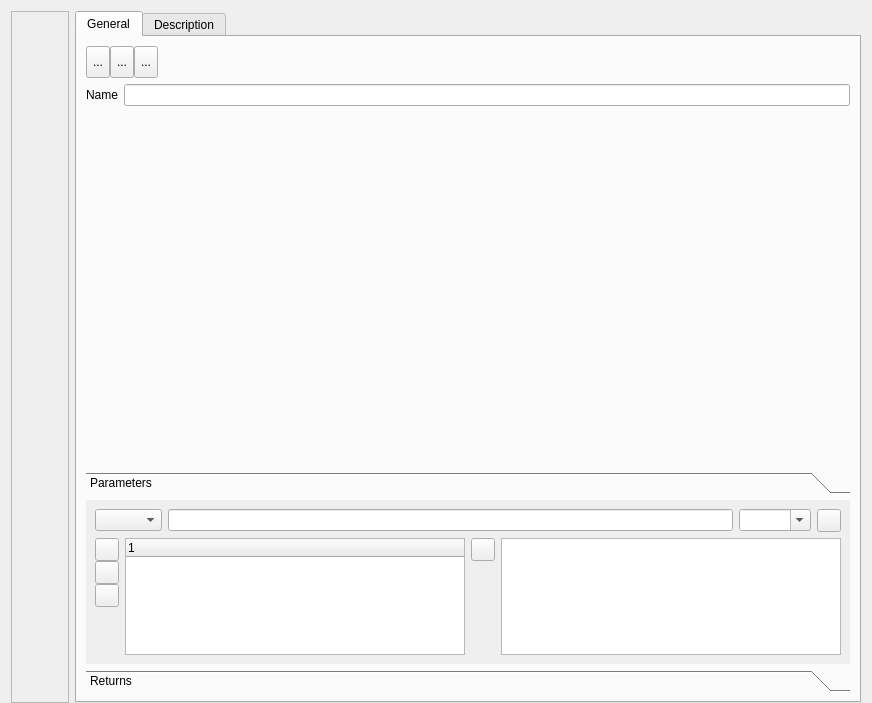
<?xml version="1.0" encoding="UTF-8"?>
<ui version="4.0">
 <class>ProcedureForm</class>
 <widget class="QWidget" name="ProcedureForm">
  <property name="geometry">
   <rect>
    <x>0</x>
    <y>0</y>
    <width>872</width>
    <height>703</height>
   </rect>
  </property>
  <property name="windowTitle">
   <string>Form</string>
  </property>
  <layout class="QHBoxLayout" name="horizontalLayout_2">
   <property name="bottomMargin">
    <number>0</number>
   </property>
   <item>
    <widget class="QFrame" name="frameForUnlockButton">
     <property name="maximumSize">
      <size>
       <width>59</width>
       <height>16777215</height>
      </size>
     </property>
     <property name="frameShape">
      <enum>QFrame::StyledPanel</enum>
     </property>
     <property name="frameShadow">
      <enum>QFrame::Raised</enum>
     </property>
     <layout class="QVBoxLayout" name="verticalLayout">
      <property name="spacing">
       <number>0</number>
      </property>
      <property name="margin">
       <number>0</number>
      </property>
      <item>
       <widget class="QToolButton" name="btnLock">
        <property name="text">
         <string/>
        </property>
        <property name="iconSize">
         <size>
          <width>48</width>
          <height>48</height>
         </size>
        </property>
        <property name="checkable">
         <bool>true</bool>
        </property>
        <property name="popupMode">
         <enum>QToolButton::InstantPopup</enum>
        </property>
        <property name="autoRaise">
         <bool>true</bool>
        </property>
       </widget>
      </item>
      <item>
       <widget class="QToolButton" name="btnUndelete">
        <property name="toolTip">
         <string>This object was deleted in a Patch. Click this button to Undelete it.</string>
        </property>
        <property name="text">
         <string/>
        </property>
        <property name="icon">
         <iconset resource="../dbm.qrc">
          <normaloff>:/images/actions/images/small/gnome_undelete.png</normaloff>:/images/actions/images/small/gnome_undelete.png</iconset>
        </property>
        <property name="iconSize">
         <size>
          <width>48</width>
          <height>48</height>
         </size>
        </property>
        <property name="checkable">
         <bool>false</bool>
        </property>
        <property name="popupMode">
         <enum>QToolButton::InstantPopup</enum>
        </property>
        <property name="autoRaise">
         <bool>true</bool>
        </property>
       </widget>
      </item>
      <item>
       <spacer name="verticalSpacer_2">
        <property name="orientation">
         <enum>Qt::Vertical</enum>
        </property>
        <property name="sizeHint" stdset="0">
         <size>
          <width>20</width>
          <height>40</height>
         </size>
        </property>
       </spacer>
      </item>
     </layout>
    </widget>
   </item>
   <item>
    <widget class="QWidget" name="grpContent" native="true">
     <layout class="QVBoxLayout" name="verticalLayout_2">
      <property name="margin">
       <number>0</number>
      </property>
      <item>
       <widget class="QTabWidget" name="tabWidget">
        <property name="currentIndex">
         <number>0</number>
        </property>
        <widget class="QWidget" name="tab">
         <attribute name="title">
          <string>General</string>
         </attribute>
         <layout class="QVBoxLayout" name="verticalLayout_6">
          <item>
           <layout class="QHBoxLayout" name="horizontalLayout_3">
            <property name="spacing">
             <number>0</number>
            </property>
            <item>
             <widget class="QToolButton" name="btnLoad">
              <property name="maximumSize">
               <size>
                <width>32</width>
                <height>32</height>
               </size>
              </property>
              <property name="toolTip">
               <string>Load a .SQL file</string>
              </property>
              <property name="text">
               <string>...</string>
              </property>
              <property name="icon">
               <iconset resource="../dbm.qrc">
                <normaloff>:/images/actions/images/actions/fileopen.png</normaloff>:/images/actions/images/actions/fileopen.png</iconset>
              </property>
              <property name="iconSize">
               <size>
                <width>24</width>
                <height>24</height>
               </size>
              </property>
             </widget>
            </item>
            <item>
             <widget class="QToolButton" name="btnSave">
              <property name="maximumSize">
               <size>
                <width>32</width>
                <height>32</height>
               </size>
              </property>
              <property name="toolTip">
               <string>Save the script to a .SQL file</string>
              </property>
              <property name="text">
               <string>...</string>
              </property>
              <property name="icon">
               <iconset resource="../dbm.qrc">
                <normaloff>:/images/actions/images/actions/filesave.png</normaloff>:/images/actions/images/actions/filesave.png</iconset>
              </property>
             </widget>
            </item>
            <item>
             <widget class="QToolButton" name="btnInject">
              <property name="maximumSize">
               <size>
                <width>32</width>
                <height>32</height>
               </size>
              </property>
              <property name="toolTip">
               <string>Inject this procedure in a database</string>
              </property>
              <property name="text">
               <string>...</string>
              </property>
              <property name="icon">
               <iconset resource="../dbm.qrc">
                <normaloff>:/images/actions/images/small/database.png</normaloff>:/images/actions/images/small/database.png</iconset>
              </property>
              <property name="iconSize">
               <size>
                <width>24</width>
                <height>24</height>
               </size>
              </property>
             </widget>
            </item>
            <item>
             <spacer name="horizontalSpacer">
              <property name="orientation">
               <enum>Qt::Horizontal</enum>
              </property>
              <property name="sizeHint" stdset="0">
               <size>
                <width>40</width>
                <height>20</height>
               </size>
              </property>
             </spacer>
            </item>
           </layout>
          </item>
          <item>
           <layout class="QFormLayout" name="formLayout_2">
            <property name="fieldGrowthPolicy">
             <enum>QFormLayout::AllNonFixedFieldsGrow</enum>
            </property>
            <item row="0" column="0">
             <widget class="QLabel" name="lblProcName">
              <property name="text">
               <string>Name</string>
              </property>
             </widget>
            </item>
            <item row="0" column="1">
             <widget class="QLineEdit" name="txtProcName"/>
            </item>
           </layout>
          </item>
          <item>
           <widget class="QToolBox" name="grpParameters">
            <property name="sizePolicy">
             <sizepolicy hsizetype="Preferred" vsizetype="Fixed">
              <horstretch>0</horstretch>
              <verstretch>0</verstretch>
             </sizepolicy>
            </property>
            <property name="maximumSize">
             <size>
              <width>16777215</width>
              <height>220</height>
             </size>
            </property>
            <widget class="QWidget" name="grpParametersPage1">
             <property name="geometry">
              <rect>
               <x>0</x>
               <y>0</y>
               <width>767</width>
               <height>160</height>
              </rect>
             </property>
             <attribute name="icon">
              <iconset resource="../dbm.qrc">
               <normaloff>:/images/actions/images/small/advanced-icon.png</normaloff>:/images/actions/images/small/advanced-icon.png</iconset>
             </attribute>
             <attribute name="label">
              <string>Parameters</string>
             </attribute>
             <layout class="QVBoxLayout" name="verticalLayout_3">
              <item>
               <layout class="QHBoxLayout" name="horizontalLayout_5">
                <item>
                 <widget class="QComboBox" name="cmbParameterDirection">
                  <property name="toolTip">
                   <string>&lt;html&gt;&lt;head/&gt;&lt;body&gt;&lt;p&gt;The type of this parameter:&lt;/p&gt;&lt;ul style=&quot;margin-top: 0px; margin-bottom: 0px; margin-left: 0px; margin-right: 0px; -qt-list-indent: 1;&quot;&gt;&lt;li style=&quot; margin-top:12px; margin-bottom:0px; margin-left:0px; margin-right:0px; -qt-block-indent:0; text-indent:0px;&quot;&gt;&lt;span style=&quot; font-weight:600;&quot;&gt;IN&lt;/span&gt; This is an incoming parameter. Passed in to the function. &lt;/li&gt;&lt;li style=&quot; margin-top:0px; margin-bottom:12px; margin-left:0px; margin-right:0px; -qt-block-indent:0; text-indent:0px;&quot;&gt;&lt;span style=&quot; font-weight:600;&quot;&gt;OUT&lt;/span&gt; This parameter is an outgoing parameter. Will be used in the caller &lt;/li&gt;&lt;li style=&quot; margin-top:0px; margin-bottom:12px; margin-left:0px; margin-right:0px; -qt-block-indent:0; text-indent:0px;&quot;&gt;&lt;span style=&quot; font-weight:600;&quot;&gt;INOUT&lt;/span&gt; Same parameter used for in and output operations&lt;/li&gt;&lt;/ul&gt;&lt;/body&gt;&lt;/html&gt;</string>
                  </property>
                  <item>
                   <property name="text">
                    <string/>
                   </property>
                  </item>
                  <item>
                   <property name="text">
                    <string>IN</string>
                   </property>
                  </item>
                  <item>
                   <property name="text">
                    <string>OUT</string>
                   </property>
                  </item>
                  <item>
                   <property name="text">
                    <string>INOUT</string>
                   </property>
                  </item>
                 </widget>
                </item>
                <item>
                 <widget class="QLineEdit" name="txtParamName">
                  <property name="toolTip">
                   <string>The name of the parameter</string>
                  </property>
                 </widget>
                </item>
                <item>
                 <widget class="QComboBox" name="cmbParameterType">
                  <property name="toolTip">
                   <string>The type of the parameter</string>
                  </property>
                  <property name="editable">
                   <bool>true</bool>
                  </property>
                 </widget>
                </item>
                <item>
                 <widget class="QToolButton" name="btnAddParameter">
                  <property name="text">
                   <string/>
                  </property>
                  <property name="icon">
                   <iconset resource="../dbm.qrc">
                    <normaloff>:/images/actions/images/small/add.png</normaloff>:/images/actions/images/small/add.png</iconset>
                  </property>
                 </widget>
                </item>
               </layout>
              </item>
              <item>
               <layout class="QHBoxLayout" name="horizontalLayout_8">
                <item>
                 <layout class="QVBoxLayout" name="verticalLayout_4">
                  <property name="spacing">
                   <number>0</number>
                  </property>
                  <item>
                   <widget class="QToolButton" name="btnMoveParameterUp">
                    <property name="text">
                     <string/>
                    </property>
                    <property name="icon">
                     <iconset resource="../dbm.qrc">
                      <normaloff>:/images/actions/images/small/up.png</normaloff>:/images/actions/images/small/up.png</iconset>
                    </property>
                   </widget>
                  </item>
                  <item>
                   <widget class="QToolButton" name="btnMoveParameterDown">
                    <property name="text">
                     <string/>
                    </property>
                    <property name="icon">
                     <iconset resource="../dbm.qrc">
                      <normaloff>:/images/actions/images/small/down.png</normaloff>:/images/actions/images/small/down.png</iconset>
                    </property>
                   </widget>
                  </item>
                  <item>
                   <widget class="QToolButton" name="btnDeleteParameter">
                    <property name="text">
                     <string/>
                    </property>
                    <property name="icon">
                     <iconset resource="../dbm.qrc">
                      <normaloff>:/images/actions/images/small/remove.png</normaloff>:/images/actions/images/small/remove.png</iconset>
                    </property>
                   </widget>
                  </item>
                  <item>
                   <spacer name="verticalSpacer">
                    <property name="orientation">
                     <enum>Qt::Vertical</enum>
                    </property>
                    <property name="sizeHint" stdset="0">
                     <size>
                      <width>20</width>
                      <height>40</height>
                     </size>
                    </property>
                   </spacer>
                  </item>
                 </layout>
                </item>
                <item>
                 <widget class="QTreeWidget" name="lstParameters">
                  <column>
                   <property name="text">
                    <string notr="true">1</string>
                   </property>
                  </column>
                 </widget>
                </item>
                <item>
                 <layout class="QVBoxLayout" name="verticalLayout_5">
                  <property name="spacing">
                   <number>0</number>
                  </property>
                  <item>
                   <widget class="QToolButton" name="btnShowDescriptionField">
                    <property name="toolTip">
                     <string>Edit the description of the parameter</string>
                    </property>
                    <property name="text">
                     <string/>
                    </property>
                    <property name="icon">
                     <iconset resource="../dbm.qrc">
                      <normaloff>:/images/actions/images/small/pencil3.png</normaloff>:/images/actions/images/small/pencil3.png</iconset>
                    </property>
                    <property name="checkable">
                     <bool>true</bool>
                    </property>
                    <property name="checked">
                     <bool>false</bool>
                    </property>
                   </widget>
                  </item>
                  <item>
                   <spacer name="verticalSpacer_3">
                    <property name="orientation">
                     <enum>Qt::Vertical</enum>
                    </property>
                    <property name="sizeHint" stdset="0">
                     <size>
                      <width>20</width>
                      <height>40</height>
                     </size>
                    </property>
                   </spacer>
                  </item>
                 </layout>
                </item>
                <item>
                 <widget class="QTextEdit" name="txtParamDesc">
                  <property name="toolTip">
                   <string>Type in a detailed description for the parameter</string>
                  </property>
                  <property name="documentTitle">
                   <string>Description</string>
                  </property>
                 </widget>
                </item>
               </layout>
              </item>
              <item>
               <layout class="QHBoxLayout" name="horizontalLayout_4"/>
              </item>
             </layout>
            </widget>
            <widget class="QWidget" name="page">
             <property name="geometry">
              <rect>
               <x>0</x>
               <y>0</y>
               <width>767</width>
               <height>152</height>
              </rect>
             </property>
             <attribute name="icon">
              <iconset resource="../dbm.qrc">
               <normaloff>:/images/actions/images/small/arrow-return-down-left-icon.png</normaloff>:/images/actions/images/small/arrow-return-down-left-icon.png</iconset>
             </attribute>
             <attribute name="label">
              <string>Returns</string>
             </attribute>
             <layout class="QVBoxLayout" name="verticalLayout_8">
              <item>
               <layout class="QFormLayout" name="formLayout_3">
                <property name="fieldGrowthPolicy">
                 <enum>QFormLayout::AllNonFixedFieldsGrow</enum>
                </property>
                <item row="0" column="0">
                 <widget class="QLabel" name="lblReturnType">
                  <property name="text">
                   <string>Return type</string>
                  </property>
                 </widget>
                </item>
                <item row="0" column="1">
                 <widget class="QComboBox" name="cmbReturnType">
                  <property name="editable">
                   <bool>true</bool>
                  </property>
                 </widget>
                </item>
                <item row="1" column="0">
                 <widget class="QLabel" name="lblReturnType_2">
                  <property name="text">
                   <string>Explain the return value</string>
                  </property>
                 </widget>
                </item>
                <item row="1" column="1">
                 <widget class="QTextEdit" name="txtReturnExplanation">
                  <property name="sizePolicy">
                   <sizepolicy hsizetype="Expanding" vsizetype="Fixed">
                    <horstretch>0</horstretch>
                    <verstretch>0</verstretch>
                   </sizepolicy>
                  </property>
                  <property name="maximumSize">
                   <size>
                    <width>16777215</width>
                    <height>100</height>
                   </size>
                  </property>
                 </widget>
                </item>
               </layout>
              </item>
             </layout>
            </widget>
           </widget>
          </item>
          <item>
           <layout class="QHBoxLayout" name="horizontalLayout">
            <property name="spacing">
             <number>0</number>
            </property>
           </layout>
          </item>
         </layout>
        </widget>
        <widget class="QWidget" name="tab_2">
         <attribute name="icon">
          <iconset resource="../dbm.qrc">
           <normaloff>:/images/actions/images/actions/note.png</normaloff>:/images/actions/images/actions/note.png</iconset>
         </attribute>
         <attribute name="title">
          <string>Description</string>
         </attribute>
         <layout class="QFormLayout" name="formLayout">
          <item row="1" column="1">
           <widget class="QTextEdit" name="txtDescription"/>
          </item>
          <item row="1" column="0">
           <widget class="QLabel" name="label">
            <property name="text">
             <string>Description</string>
            </property>
           </widget>
          </item>
          <item row="0" column="0">
           <widget class="QLabel" name="lblBrief">
            <property name="text">
             <string>Brief description</string>
            </property>
           </widget>
          </item>
          <item row="0" column="1">
           <widget class="QLineEdit" name="txtBrief"/>
          </item>
         </layout>
        </widget>
       </widget>
      </item>
     </layout>
    </widget>
   </item>
  </layout>
 </widget>
 <resources>
  <include location="../dbm.qrc"/>
 </resources>
 <connections>
  <connection>
   <sender>btnLock</sender>
   <signal>toggled(bool)</signal>
   <receiver>ProcedureForm</receiver>
   <slot>onLockUnlock(bool)</slot>
   <hints>
    <hint type="sourcelabel">
     <x>38</x>
     <y>37</y>
    </hint>
    <hint type="destinationlabel">
     <x>302</x>
     <y>206</y>
    </hint>
   </hints>
  </connection>
  <connection>
   <sender>btnUndelete</sender>
   <signal>clicked()</signal>
   <receiver>ProcedureForm</receiver>
   <slot>onUndelete()</slot>
   <hints>
    <hint type="sourcelabel">
     <x>38</x>
     <y>91</y>
    </hint>
    <hint type="destinationlabel">
     <x>302</x>
     <y>206</y>
    </hint>
   </hints>
  </connection>
  <connection>
   <sender>btnLoad</sender>
   <signal>clicked()</signal>
   <receiver>ProcedureForm</receiver>
   <slot>onLoadFile()</slot>
   <hints>
    <hint type="sourcelabel">
     <x>86</x>
     <y>108</y>
    </hint>
    <hint type="destinationlabel">
     <x>302</x>
     <y>206</y>
    </hint>
   </hints>
  </connection>
  <connection>
   <sender>btnSave</sender>
   <signal>clicked()</signal>
   <receiver>ProcedureForm</receiver>
   <slot>onSave()</slot>
   <hints>
    <hint type="sourcelabel">
     <x>112</x>
     <y>108</y>
    </hint>
    <hint type="destinationlabel">
     <x>302</x>
     <y>206</y>
    </hint>
   </hints>
  </connection>
  <connection>
   <sender>btnInject</sender>
   <signal>clicked()</signal>
   <receiver>ProcedureForm</receiver>
   <slot>onInject()</slot>
   <hints>
    <hint type="sourcelabel">
     <x>138</x>
     <y>108</y>
    </hint>
    <hint type="destinationlabel">
     <x>302</x>
     <y>206</y>
    </hint>
   </hints>
  </connection>
  <connection>
   <sender>cmbReturnType</sender>
   <signal>editTextChanged(QString)</signal>
   <receiver>ProcedureForm</receiver>
   <slot>onReturnTypeComboChange(QString)</slot>
   <hints>
    <hint type="sourcelabel">
     <x>376</x>
     <y>364</y>
    </hint>
    <hint type="destinationlabel">
     <x>302</x>
     <y>206</y>
    </hint>
   </hints>
  </connection>
  <connection>
   <sender>txtProcName</sender>
   <signal>textEdited(QString)</signal>
   <receiver>ProcedureForm</receiver>
   <slot>onProcNameChange(QString)</slot>
   <hints>
    <hint type="sourcelabel">
     <x>357</x>
     <y>82</y>
    </hint>
    <hint type="destinationlabel">
     <x>302</x>
     <y>206</y>
    </hint>
   </hints>
  </connection>
  <connection>
   <sender>txtDescription</sender>
   <signal>textChanged()</signal>
   <receiver>ProcedureForm</receiver>
   <slot>onDescrChange()</slot>
   <hints>
    <hint type="sourcelabel">
     <x>468</x>
     <y>366</y>
    </hint>
    <hint type="destinationlabel">
     <x>435</x>
     <y>351</y>
    </hint>
   </hints>
  </connection>
  <connection>
   <sender>btnAddParameter</sender>
   <signal>clicked()</signal>
   <receiver>ProcedureForm</receiver>
   <slot>onAddParameter()</slot>
   <hints>
    <hint type="sourcelabel">
     <x>826</x>
     <y>383</y>
    </hint>
    <hint type="destinationlabel">
     <x>435</x>
     <y>351</y>
    </hint>
   </hints>
  </connection>
  <connection>
   <sender>btnShowDescriptionField</sender>
   <signal>toggled(bool)</signal>
   <receiver>txtParamDesc</receiver>
   <slot>setVisible(bool)</slot>
   <hints>
    <hint type="sourcelabel">
     <x>488</x>
     <y>422</y>
    </hint>
    <hint type="destinationlabel">
     <x>676</x>
     <y>453</y>
    </hint>
   </hints>
  </connection>
  <connection>
   <sender>btnDeleteParameter</sender>
   <signal>clicked()</signal>
   <receiver>ProcedureForm</receiver>
   <slot>onDeleteParameter()</slot>
   <hints>
    <hint type="sourcelabel">
     <x>111</x>
     <y>482</y>
    </hint>
    <hint type="destinationlabel">
     <x>435</x>
     <y>351</y>
    </hint>
   </hints>
  </connection>
  <connection>
   <sender>btnMoveParameterUp</sender>
   <signal>clicked()</signal>
   <receiver>ProcedureForm</receiver>
   <slot>onMoveUpParameter()</slot>
   <hints>
    <hint type="sourcelabel">
     <x>111</x>
     <y>422</y>
    </hint>
    <hint type="destinationlabel">
     <x>435</x>
     <y>351</y>
    </hint>
   </hints>
  </connection>
  <connection>
   <sender>btnMoveParameterDown</sender>
   <signal>clicked()</signal>
   <receiver>ProcedureForm</receiver>
   <slot>onMoveDownParameter()</slot>
   <hints>
    <hint type="sourcelabel">
     <x>111</x>
     <y>452</y>
    </hint>
    <hint type="destinationlabel">
     <x>435</x>
     <y>351</y>
    </hint>
   </hints>
  </connection>
 </connections>
 <slots>
  <slot>onLockUnlock(bool)</slot>
  <slot>onUndelete()</slot>
  <slot>onLoadFile()</slot>
  <slot>onSave()</slot>
  <slot>onNew()</slot>
  <slot>onInject()</slot>
  <slot>onReturnTypeComboChange(QString)</slot>
  <slot>onProcNameChange(QString)</slot>
  <slot>onBriefDescrChange(QString)</slot>
  <slot>onDescrChange()</slot>
  <slot>onAddParameter()</slot>
  <slot>onDeleteParameter()</slot>
  <slot>onMoveUpParameter()</slot>
  <slot>onMoveDownParameter()</slot>
 </slots>
</ui>
